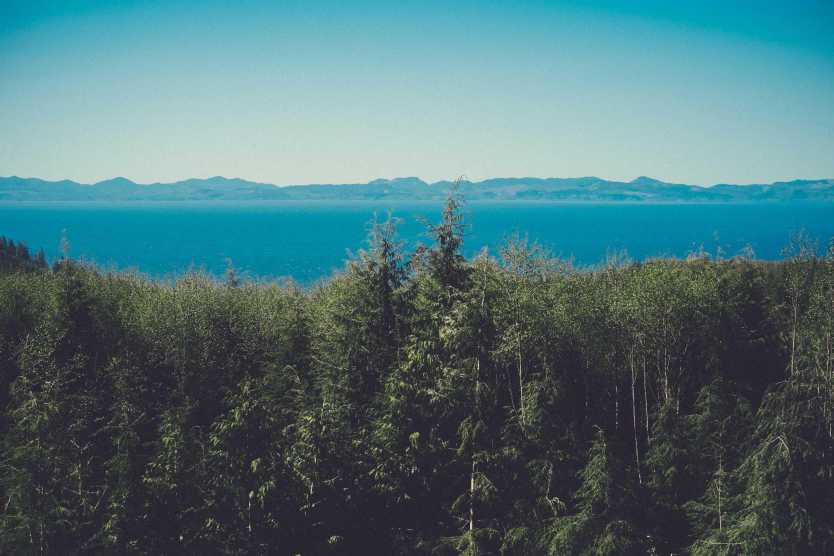
#> input picture Lab/Lab3_Image-Clustering/picsum_images/10.jpg, 2500 x 1667 px (shown at 1/3 size); its folder holds only this picture in this run
$ jupyter execute --allow-errors Lab3_Photo-Mosaic-KNN-Clustering.ipynb
#> lines starting #> are read from the running program, lines starting #| are printed output that depends on the picture
# **Lab3 : Photo Mosaic using KNN Clustering**

[cell 1]
import cv2
import numpy as np
import pandas as pd
import matplotlib.pyplot as plt
import glob

from sklearn.cluster import KMeans

from scipy import spatial

from tqdm import tqdm
import cv2
import os
import random

## Feature Preparation for tile images

Locate the directory containing your tile images dataset. Ensure that the images in this directory have a wide range of colors to create a visually appealing mosaic. List all the image filenames in the directory to `fnames`. ***Select a subset of these filenames to use as tile images, with at least 100 images in total, and assign them to `fnames_mini`.***

[cell 2]
'''
import requests
import os

# Define the base API endpoint
base_url = 'https://picsum.photos/v2/list'

# Define the pages and limit
pages = [1, 2, 3, 4]  # List of pages to fetch
limit = 100     # Number of images per page

# Create a directory to store downloaded images
output_dir = 'picsum_images'
if not os.path.exists(output_dir):
    os.makedirs(output_dir)

# Initialize a list to store all image data
all_images = []

# Fetch images from each page
for page in pages:
    # Construct the URL for the current page
    url = f'{base_url}?page={page}&limit={limit}'

    # Send a GET request to the API endpoint
    response = requests.get(url)

    if response.status_code == 200:
        # Parse JSON response
        data = response.json()
        # Append data to the list
        all_images.extend(data)
        print(f'Fetched page {page} with {len(data)} images.')
    else:
        print(f'Failed to fetch page {page}: {response.status_code}')

# Download each image from the list
for photo in all_images:
    img_url = photo['download_url']
    img_id = photo['id']

    try:
        # Get the image data
        img_data = requests.get(img_url)

        # Check if the request was successful
        if img_data.status_code == 200:
            # Save the image to a file
            img_filename = os.path.join(output_dir, f'{img_id}.jpg')
            with open(img_filename, 'wb') as img_file:
                img_file.write(img_data.content)
        else:
            print(f'Failed to download image {img_id}: {img_data.status_code}')
    except Exception as e:
        print(f'Error downloading image {img_id}: {e}')

print(f'Download Successful!')
'''

[cell 3]
### START CODE HERE ###
tiles_directory = './picsum_images'

# List all image filenames in the directory
fnames = os.listdir(tiles_directory)

# Ensure that only image files are included (optional)
fnames = [fname for fname in fnames if fname.lower().endswith(('.png', '.jpg', '.jpeg'))]

numImg = len(fnames)

fnames_mini = random.sample(fnames, numImg)
print(numImg)
### END CODE HERE ###

#> (a cell that did not finish here is left out)

### Loading and Resizing Tile Images
Define the size to which all tile images will be resized. This ensures consistency in the dimensions of the tile images.
Iterate over the list of tile image filenames. Resize the image to the predefined `tile_size`. Append the processed image to the list of `tiles`.

[cell 5]
### START CODE HERE ###
tiles = []

tile_size = (10, 10)

for fname in fnames_mini:
    try:
        # Read the image file using OpenCV
        img = cv2.imread(f"{tiles_directory}/{fname}")
#> img is the input picture: shape (1667, 2500, 3); mean B, G, R 120.1, 114.9, 78.6
        img_rgb = cv2.cvtColor(img, cv2.COLOR_BGR2RGB)

        if img_rgb is None:
            print(f'Error: Could not read {fname}')
            continue

        # Resize the image to the predefined tile size
        img_resized = cv2.resize(img_rgb, tile_size, interpolation=cv2.INTER_AREA) # cv2.INTER_AREA resamples the image using pixel area relation. It calculates the average of pixel values within the pixel areas being reduced

        # Append the resized image to the list of tiles
        tiles.append(img_resized)
    except Exception as e:
        print(f'Error processing {fname}: {e}')

# print(tiles)
### END CODE HERE ###

[cell 6]
assert len(tiles) == len(fnames_mini), "The number of processed images does not match the number of filenames. Ensure all images are loaded and processed correctly."

Randomly select a few tile images from your dataset and display them using Matplotlib. This will help you visually inspect the tile images to ensure they are loaded and processed correctly.
<details>

<summary>
<font size="3" color="orange">
<b>Expected output</b>
</font>
</summary>

- The output should resemble this, but not be identical

</details>

[cell 7]
### START CODE HERE ###
num_images_to_display = 5
#> (the rest of this cell did not finish here and is left out)

Calculate the average color for each tile image and add the resulting mean color to the `colors` list.

[cell 8]
### START CODE HERE ###
colors = []
mean_color_each_tile = [np.mean(tile, axis=(0, 1)) for tile in tiles]
#> mean_color_each_tile = [[78.6, 114.9, 120.2]]
colors = np.array(mean_color_each_tile)
#> colors = [[78.6, 114.9, 120.2]]

print("Sample mean colors:", colors[:5])
#| Sample mean colors: [[ 78.6  114.86 120.18]]
### END CODE HERE ###

Create a visual representation of the mean colors calculated for each tile image.
<details>

<summary>
<font size="3" color="orange">
<b>Expected output</b>
</font>
</summary>

- The output should resemble this, but not be identical
- Example output where `numImg = 10`

- Example output where `numImg = 500`

</details>

[cell 9]
def visualize_mean_colors(colors, numImg):
    colors_array = np.array(colors)

    if numImg > len(colors_array):
        numImg = len(colors_array)

    # Create a figure to display the colors
    fig, ax = plt.subplots(figsize=(25, 2))  # Adjust figsize based on numImg

    # Create an array to represent colors as rectangles
    color_representation = np.zeros((1, numImg, 3), dtype=np.uint8)

    # Fill the color representation array
    color_representation[0] = colors_array[:numImg]

    # Display the color representation
    ax.imshow(color_representation, aspect='auto')

    # Set title and show plot
    plt.title(f'Mean Colors for numImg = {numImg}')
    plt.show()

[cell 10]
### START CODE HERE ###
numImg_example = [10, len(tiles)]
#> numImg_example = [10, 1]
for num in numImg_example:
    # Visualize the example colors
    visualize_mean_colors(colors, num)
#> this loop made 2 passes
#> (num, colors_array in visualize_mean_colors, numImg in visualize_mean_colors) on pass 1: (10, [[78.6, 114.9, 120.2]], 1)
#> colors_array in visualize_mean_colors on pass 2: [[78.6, 114.9, 120.2]]
#> pass 1, in visualize_mean_colors, `plt.show()`:
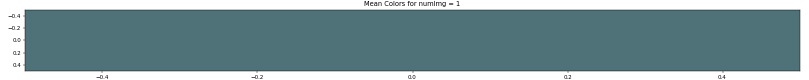
#> figure drawn by matplotlib, 1 panel
### END CODE HERE ###

## Preparation for main image

Load the main image.
<details>

<summary>
<font size="3" color="orange">
<b>Expected output</b>
</font>
</summary>

- The output should resemble this, but not be identical

</details>

[cell 11]
### START CODE HERE ###
og_img = cv2.imread('images/fruit3.jpg')
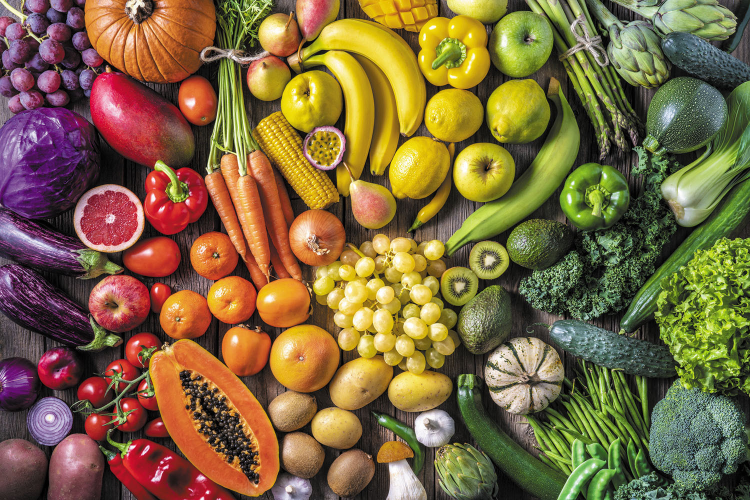
#> input picture Lab/Lab3_Image-Clustering/images/fruit3.jpg, 1500 x 1000 px (shown at 1/2 size)
#> og_img is the input picture: shape (1000, 1500, 3); mean B, G, R 62.8, 103.3, 125.9
og_img = cv2.cvtColor(og_img, cv2.COLOR_BGR2RGB)
main_img = og_img.copy()
plt.imshow(main_img)
plt.show()
### END CODE HERE ###

Compute the number of tiles required in the height and width dimensions of the image. This is based on the size of each tile and the dimensions of the original image. Define the dimensions for the resized image grid.

[cell 12]
class Mosaic:
    def __init__(self, og_img, main_img, tiles):
        self.tiles = tiles
        self.og_img = og_img
        self.main_img = main_img
        self.tiles = tiles
        self.colors = None
        self.img_mean_colors = np.zeros((self.get_main_img_size()[0], self.get_main_img_size()[1], 3), dtype=np.float32)
        self.tree = None
        self.closest_tiles = np.zeros(self.get_main_img_size(), dtype=int) #เก็บตำแหน่ง index ของภาไที่มี average ใกล้กับจุดนั้นๆ
        self.mosaic_img = np.zeros((self.get_og_img_size()[0], self.get_og_img_size()[1], 3), dtype=np.uint8)

    def get_og_img_size(self):
        og_height, og_width, _ = self.og_img.shape
        return (og_height, og_width)

    def get_main_img_size(self):
        num_tiles_y = int(self.get_og_img_size()[0] // self.get_tiles_size()[0])
        num_tiles_x = int(self.get_og_img_size()[1] // self.get_tiles_size()[1])
        return (num_tiles_y, num_tiles_x)

    def get_tiles_size(self):
        tile_height, tile_width, _ = self.tiles[0].shape
        return (tile_height, tile_width)

    def get_tiles(self):
        return self.tiles

    def get_og_img(self):
        return self.og_img

    def get_main_img(self):
        return self.main_img

    def get_colors(self):
        return self.colors

    def get_img_mean_colors(self):
        return self.get_img_mean_colors

    def get_tree(self):
        return self.tree

    def get_closest_tiles(self):
        return self.closest_tiles

    def get_mosaic_img(self):
        return self.mosaic_img

    def create_tiles_mean_colors(self):
        mean_color_each_tile = [self.compute_mean_color(tile) for tile in tiles]
        self.colors = np.array(mean_color_each_tile)

    def compute_mean_color(self, img):
        return np.mean(img, axis=(0, 1))

    def create_KDTree(self):
        self.create_tiles_mean_colors()
        # Build KD-Tree from mean colors of tiles
        self.tree = spatial.KDTree(self.colors)

    def create_closest_tiles_with_k(self, k):
        # Initialize the closest_tiles matrix
        self.create_KDTree()
        channels = cv2.split(self.og_img)
        # Convert image to the same format as mean colors (flattened)
        self.img_mean_colors = np.zeros((self.get_main_img_size()[0], self.get_main_img_size()[1], len(channels)), dtype=np.float32)
        self.closest_tiles = np.zeros(self.get_main_img_size(), dtype=int)
        for i in range(self.get_main_img_size()[0]):
            for j in range(self.get_main_img_size()[1]):
                # Extract the current tile region from the image and compute its mean color
                tile_region = self.og_img[i * self.get_tiles_size()[0]:(i + 1) * self.get_tiles_size()[0], j * self.get_tiles_size()[1]:(j + 1) * self.get_tiles_size()[1]]
                self.img_mean_colors[i, j] = self.compute_mean_color(tile_region)

                # Query the KD-Tree to find the closest tiles by mean color
                distances, indices = self.tree.query(self.img_mean_colors[i, j], k = k)

                if k == 1:
                    # For k=1, directly assign the closest tile index
                    self.closest_tiles[i, j] = indices
                else:
                    # For k>1, perform voting to choose the most frequent tile index
                    # Count occurrences of each index
                    if i==1 and j==1:
                        print(len(indices))
                    vote_counts = np.bincount(indices)
                    most_common_index = np.argmax(vote_counts)
                    self.closest_tiles[i, j] = most_common_index

    def draw_mosaic(self, k):
        self.create_closest_tiles_with_k(k=k)
        self.mosaic_img = np.zeros((self.get_og_img_size()[0], self.get_og_img_size()[1], 3), dtype=np.uint8)
        for i in range(self.get_main_img_size()[0]):
            for j in range(self.get_main_img_size()[1]):
                x,y = j * self.get_tiles_size()[1], i * self.get_tiles_size()[0]
                # Index of tile
                index = self.closest_tiles[i, j]
                # Draw tile
                self.mosaic_img[y:y + self.get_tiles_size()[0], x:x + self.get_tiles_size()[1], :] = self.tiles[index]
        return self.mosaic_img, self.closest_tiles

[cell 13]
### START CODE HERE ###
mosaic = Mosaic(og_img, main_img, tiles)
#> in __init__, `self.tiles = tiles`: self.tiles = 1 item

print(f"Original Image Dimensions: Height = {mosaic.get_og_img_size()[0]}, Width = {mosaic.get_og_img_size()[1]}")
#| Original Image Dimensions: Height = 1000, Width = 1500
print(f"Tile Size: {mosaic.get_tiles_size()}")
#| Tile Size: (10, 10)
print(f"Main Image Dimensions: Height = {mosaic.get_main_img_size()[0]}, Width = {mosaic.get_main_img_size()[1]}")
#| Main Image Dimensions: Height = 100, Width = 150

### END CODE HERE ###

<details>

<summary>
<font size="3" color="orange">
<b>Expected output</b>
</font>
</summary>

- The output should resemble this, but not be identical

</details>

[cell 14]
### START CODE HERE ###
main_img = cv2.resize(og_img, (mosaic.get_main_img_size()[1], mosaic.get_main_img_size()[0]), interpolation=cv2.INTER_NEAREST) #This means that the value of each pixel in the resized image is taken from the closest pixel in the original image without any smoothing or blending.
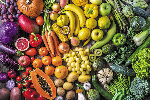
#> main_img: shape (100, 150, 3); mean R, G, B 126.3, 103.5, 63.1
print(main_img.shape)
#| (100, 150, 3)
plt.imshow(main_img)
plt.title('Resized Image Grid with Tile Grid')
plt.show()
### END CODE HERE ###

Create a KDTree from the list of mean colors of the tile images using [`spatial.KDTree()`](https://docs.scipy.org/doc/scipy/reference/generated/scipy.spatial.KDTree.html). Use `closest_tiles` to store the index of the closest tile image for each pixel in the resized main image.
***Try with difference value of k in `tree.query()`***

[cell 15]
_, closest_tiles = mosaic.draw_mosaic(k=1)
#> in create_tiles_mean_colors, `mean_color_each_tile = [self.compute_mean_color(tile) for tile in tiles]`: mean_color_each_tile = [[78.6, 114.9, 120.2]]
#> in create_closest_tiles_with_k, `self.img_mean_colors = np.zeros((self.get_main_img_size()[0], self.get..`: self.img_mean_colors: shape (100, 150, 3) float32; every value is 0
#> after the loop in create_closest_tiles_with_k, `for i in range(self.get_main_img_size()[0]):`: self.closest_tiles: shape (100, 150) int64; every value is 0
#> after the loop in create_closest_tiles_with_k, `for i in range(self.get_main_img_size()[0]):`:
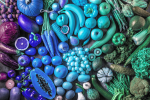
#> self.img_mean_colors: shape (100, 150, 3) float32; mean of channels 0, 1, 2 125.9, 103.3, 62.8; drawn as B, G, R
#> after the loop in draw_mosaic, `for i in range(self.get_main_img_size()[0]):`:
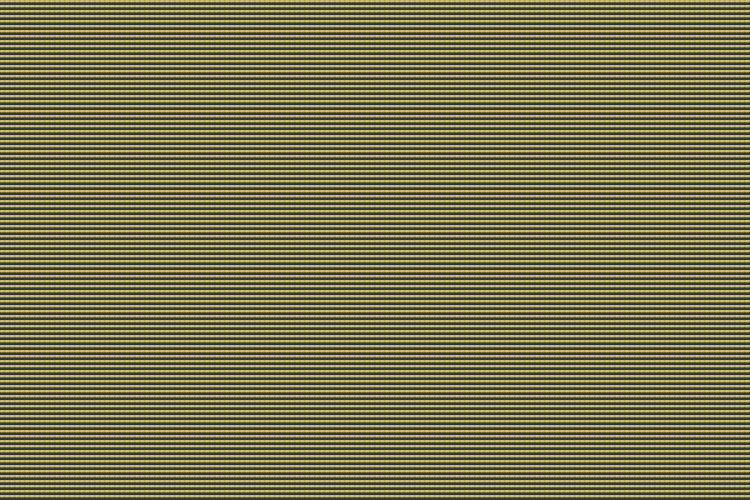
#> self.mosaic_img: shape (1000, 1500, 3) (shown at 1/2 size); mean of channels 0, 1, 2 78.6, 114.9, 120.2; drawn as B, G, R
print(closest_tiles.shape)
#| (100, 150)

[cell 16]
assert closest_tiles.shape == mosaic.get_closest_tiles().shape, "The shape of the closest_tiles array does not match the expected dimensions."

Visualizing `closest_tiles` Indices
<details>

<summary>
<font size="3" color="orange">
<b>Expected output</b>
</font>
</summary>

- The output should resemble this, but not be identical

</details>

[cell 17]
### START CODE HERE ###
plt.figure(figsize=(10, 4))
plt.imshow(closest_tiles)
plt.colorbar()
plt.title('Tile Indices Map')
plt.axis('on')
plt.show()
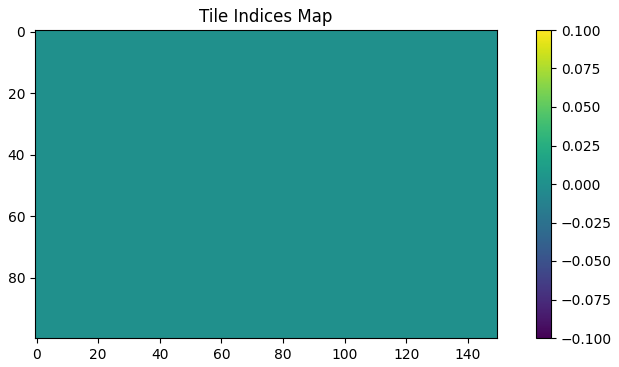
#> figure drawn by matplotlib, 2 panels
### END CODE HERE ###

Create a copy of the resized main image and replace each pixel region with the corresponding tile image based on the closest tile indices to assemble the final photo mosaic.

[cell 18]
### START CODE HERE ###
mosaic_img,_ = mosaic.draw_mosaic(k=1)

# Display the mosaic
plt.figure(figsize=(10, 5))
plt.imshow(mosaic_img)
plt.title('Mosaic Image')
plt.show()
### END CODE HERE ###

Create a side-by-side comparison of four images: the original image, the resized main image, the final mosaic, and the KDTree tile index grid. This helps visualize the mosaic creation process.
<details>

<summary>
<font size="3" color="orange">
<b>Expected output</b>
</font>
</summary>

- The output should resemble this, but not be identical

</details>

[cell 19]
### START CODE HERE ###

fig, axs = plt.subplots(1, 4, figsize=(15, 5))

axs[0].imshow(mosaic.og_img)
axs[0].set_title('Original')

axs[1].imshow(mosaic.main_img)
axs[1].set_title('Main Image Feature')

axs[2].imshow(mosaic_img)
axs[2].set_title('Mosaic')

axs[3].imshow(closest_tiles)
axs[3].set_title('KDTree Return Tile Index')

plt.tight_layout()
plt.show()
### END CODE HERE ###
